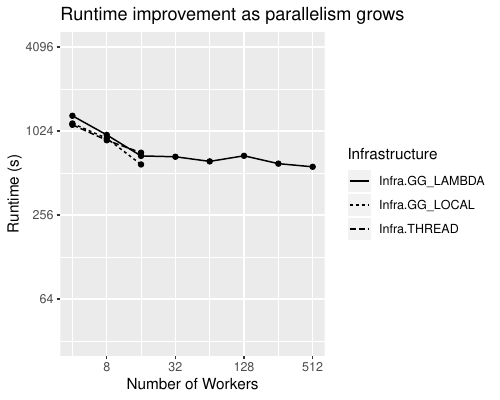

Generate this figure with R:
library(tidyverse)

data <- read_csv("./relu-split-scaling-raw.csv")
benches <- c("20x20")
regex <- str_c(benches, collapse="|")
right_benches <- data %>% filter(grepl(regex, net)) %>% filter(initial_timeout==80)
no_outliers <- right_benches %>%
  filter(jobs < 32 | grepl("LAM", infra)) %>%
  # Outliers
  filter(trial != 0 | !grepl("2_6", net) | jobs !=512) %>%
  filter(trial != 0 | !grepl("3_5", net) | jobs !=1000) %>%
  filter(trial != 2 | !grepl("3_5", net) | jobs !=256) %>%
  filter(trial != 1 | !grepl("4_2", net) | jobs !=128) %>%
  filter(trial != 2 | !grepl("4_5", net) | jobs !=16) %>%
  filter(trial != 1 | !grepl("5_5", net) | jobs !=1000) %>%
  filter(trial != 1 | !grepl("5_5", net) | jobs !=512) %>%
  filter(hash != "76fe1c29" | !grepl("4_5", net) | jobs !=512)
no_outliers[no_outliers == 1024] <- 1000
series <- no_outliers %>%
  group_by(jobs,infra,divide_strategy,net) %>%
  summarise(rt_mean_trial = mean(runtime), rt_sd_trial = sd(runtime)) %>%
  group_by(jobs,infra,divide_strategy) %>%
  summarise(rt_mean_net = mean(rt_mean_trial))

#series[is.na(series)] <- 0
ggplot(series, aes(x = jobs, y = rt_mean_net, linetype = infra)) +
  geom_line() +
  geom_point() +
  scale_x_continuous(trans='log2') +
  scale_y_continuous(trans='log2', limits =c(32, 4096)) +
  labs(
    title = "Runtime improvement as parallelism grows",
    y = "Runtime (s)",
    x = "Number of Workers",
    linetype = "Infrastructure",
    color = "Split Strategy"
  )
ggsave("relu-split-scaling.pdf", width = 5, height = 4, units="in")
write_csv(series, "./relu-split-scaling.csv")
